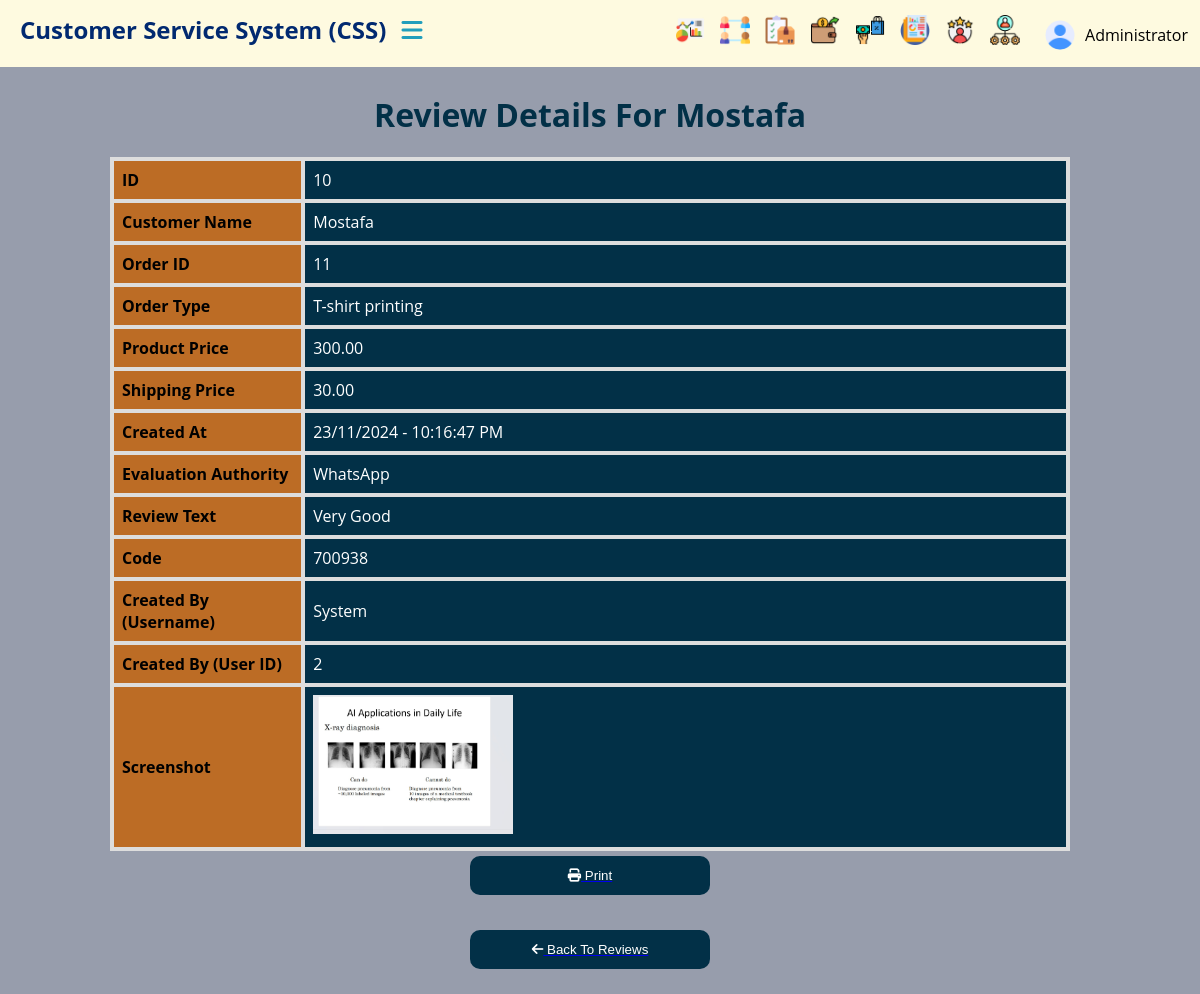
Screenshot of /review/review/10/detail/ (signed in) with the database file from the repository.
### review/models.py (models this page shows, shortened)
class Review(models.Model):
    order = models.ForeignKey(Order, on_delete=models.CASCADE, null=True, blank=True)
    name_customer = models.CharField(max_length=255, null=True, blank=True)
    order_type = models.CharField(max_length=255)
    product_price = models.DecimalField(max_digits=10, decimal_places=2)
    shipping_price = models.DecimalField(max_digits=10, decimal_places=2)
    evaluation_authority = models.CharField(
        max_length=50,
        choices=[
            ('Phone', 'Phone'),
            ('WhatsApp', 'WhatsApp'),
            ('Facebook', 'Facebook'),
            ('Instagram', 'Instagram'),
            ('Other', 'Other'),
        ]
    )
    review_text = models.TextField(null=True, blank=True)
    screenshot = models.ImageField(upload_to='reviews/screenshots/', null=True, blank=True)
    created_at = models.DateTimeField(auto_now_add=True)
    code = models.CharField(max_length=6, unique=True, blank=True)
    created_by = models.ForeignKey(User, on_delete=models.SET_NULL, null=True, blank=True)
    class Meta:
        ordering = ['-created_at']

### review/views.py (the view)
# urls.py: path('review/<int:review_id>/detail/', views.review_detail, name='review_detail'),
@login_required(login_url='login')
def review_detail(request, review_id):
    review = get_object_or_404(Review, id=review_id)
    return render(request, 'pages/review_detail.html', {'review': review})

### templates/pages/review_detail.html (shortened to what this page needs)
{% extends 'base.html' %}
{% load static %}
{% block content %}
<div class="content" id="mainContent">
    <div class="container">
        <h1 style="text-align: center; margin-top:15px; color:#023047;">Review Details For {{ review.name_customer }}</h1>
        <table class="review-table">
            <tr>
                <th>ID</th>
                <td>{{ review.id }}</td>
            </tr>
            <tr>
                <th>Customer Name</th>
                <td>{{ review.name_customer }}</td>
            </tr>
            <tr>
                <th>Order ID</th>
                <td>{{ review.order_id }}</td>
            </tr>
            <tr>
                <th>Order Type</th>
                <td>{{ review.order_type }}</td>
            </tr>
            <tr>
                <th>Product Price</th>
                <td>{{ review.product_price }}</td>
            </tr>
            <tr>
                <th>Shipping Price</th>
                <td>{{ review.shipping_price }}</td>
            </tr>
            <tr>
                <th>Created At</th>
                <td>{{ review.created_at|date:"d/m/Y - h:i:s A" }}</td>
            </tr>
            <tr>
                <th>Evaluation Authority</th>
                <td>{{ review.evaluation_authority }}</td>
            </tr>
            <tr>
                <th>Review Text</th>
                <td>{{ review.review_text }}</td>
            </tr>
            <tr>
                <th>Code</th>
                <td>{{ review.code }}</td>
            </tr>
            <tr>
                <th>Created By (Username)</th>
                <td>{{ review.created_by.username }}</td>
            </tr>
            <tr>
                <th>Created By (User ID)</th>
                <td>{{ review.created_by.id }}</td>
            </tr>
            <tr>
                <th>Screenshot</th>
                <td>
                    {% if review.screenshot %}
                        <img src="{{ review.screenshot.url }}" alt="Screenshot" width="200">
                    {% else %}
                        No screenshot uploaded.
                    {% endif %}
                </td>
            </tr>
        </table>
        <div class="button-container">
            <a href="#" onclick="printExpenseDetails()">
                <button><i class="fa-solid fa-print"></i> Print</button>
            </a>
            <a href="{% url 'reviews' %}">
                <button><i class="fa-solid fa-arrow-left"></i> Back To Reviews</button>
            </a>
        </div>
    </div>
</div>
{% endblock %}

### templates/parts/navbar.html (shortened to what this page needs)
{% load static %}
<header id="header">
    <nav class="navbar">
        <div class="logo-item">
            <a href="{% url 'home' %}" class="logo">Customer Service System  (CSS)</a>
            <div class="topbar">
                <div class="toggle" onclick="toggleSidebar()">
                    <i class="fa-solid fa-bars"></i>
                </div>
            </div>
        </div>
        <div class="link-item">
            <ul class="navbar-nav">
                <li class="header-item">
                    <a href="{% url 'dashboard' %}" class="header-link">
                        <img src="{% static 'Images/Dashboard.png' %}" class="icon" alt="Dashboard">
                    </a>
                </li>
                <li class="header-item">
                    <a href="{% url 'customers' %}" class="header-link">
                        <img src="{% static 'Images/social-network.png' %}" class="icon" alt="Customers">
                    </a>
                </li>
                <li class="header-item">
                    <a href="{% url 'orders'%}" class="header-link">
                        <img src="{% static 'Images/checklist.png' %}" class="icon" alt="Orders">
                    </a>
                </li>
                <li class="header-item">
                    <a href="{% url 'expenses' %}" class="header-link">
                        <img src="{% static 'Images/spending.png' %}" class="icon" alt="Expenses">
                    </a>
                </li>
                <li class="header-item">
                    <a href="{% url 'total_sales' %}" class="header-link">
                        <img src="{% static 'Images/buy.png' %}" class="icon" alt="Sales">
                    </a>
                </li>
                <li class="header-item">
                    <a href="#" class="header-link">
                        <img src="{% static 'Images/report.png' %}" class="icon" alt="Reports">
                    </a>
                </li>
                <li class="header-item">
                    <a href="{%url 'reviews'%}" class="header-link">
                        <img src="{% static 'Images/review.png' %}" class="icon" alt="Review">
                    </a>
                </li>
                {% if request.user.is_staff or is_admin %}
                <li class="header-item">
                    <a href="#" class="header-link">
                        <img src="{% static 'Images/managing.png' %}" class="icon" alt="Account Management">
                    </a>
                </li>
                {% endif %}
                <li class="header-item dropdown">
                    <a href="#" class="dropdown-toggle">
                        {% if user.profile_picture %}
                            <img src="{{ user.profile_picture.url }}" alt="Profile Picture" class="profile-icon">
                        {% else %}
                            <img src="{% static 'Images/user.png' %}" alt="Default Profile Picture" class="profile-icon">
                        {% endif %}
                        {{ user.get_full_name|default:user.username }}
                    </a>
                </li>
            </ul>
        </div>
    </nav>
</header>

### src/static/css/style.css (style rules this page uses)
body, html { margin: 0; padding: 0; box-sizing: border-box; font-family: 'Open Sans', sans-serif; background-color: #979dac; }
#header { background-color: #FEFAE0; width: 100%; height: 37px; position: fixed; top: 0; left: 0; padding: 15px 20px; z-index: 1000; }
.navbar { display: flex; justify-content: space-between; align-items: center; }
.logo-item { width: 60%; display: flex; align-items: center; }
.link-item { width: 31%; }
.logo { color: #012970; font-size: 24px; font-weight: bold; text-decoration: none; }
.topbar { margin-left: 20px; }
.toggle { cursor: pointer; color: #219EBC; font-size: 24px; }
.link-item { display: flex; align-items: center; }
.navbar-nav { display: flex; list-style: none; margin: 0; padding: 0; }
.header-item { margin-left: 15px; }
.header-link { display: flex; align-items: center; text-decoration: none; color: #fff; }
.header-link .icon { width: 30px; height: 30px; }
.header-item.dropdown { position: relative; }
.dropdown-toggle { display: flex; align-items: center; cursor: pointer; text-decoration: none; color: #000000; padding: 5px 10px; border-radius: 5px; }
.profile-icon { width: 30px; height: 30px; border-radius: 50%; margin-right: 10px; }
.content { width: 85%; position: fixed; right: 0; top: 68px; transition: width 0.3s ease; padding: 10px; height: calc(100% - 68px); overflow: auto; }
@media (min-width: 915px) and (max-width: 1366px) { .logo-item { margin-top: -12px; width: 40%; } }
@media (min-width: 915px) and (max-width: 1366px) { .topbar { margin-left: 15px; } }
@media (min-width: 915px) and (max-width: 1366px) { .link-item { width: 40%; margin-right: 80px; } }

### src/static/css/main.css (style rules this page uses)
button { width: 75%; height: 39px; display: block; border: none; cursor: pointer; background-color: #023047; color: #fff; border-radius: 10px; transition: 0.5s; margin: 40px auto 35px; }

### templates/pages/review_detail.html (style rules this page uses)
.review-table { width: 80%; border-collapse: collapse; margin-top: 5px; margin: auto; }
.review-table td { color: #fff; background: #023047; }
.review-table th, .review-table td { border: 4px solid #ddd; padding: 8px; }
.review-table th { background-color: #BC6C25; text-align: left; width: 20%; }
button { width: 20%; margin-top: 5px; }

### rows the page displays
Review: name_customer "Mostafa", id "10", order_id "11", order_type "T-shirt printing", product_price "300.00", shipping_price "30.00", created_at "23/11/2024 - 10:16:47 PM", evaluation_authority "WhatsApp", review_text "Very Good", code "700938", created_by.username "System", created_by.id "2", screenshot (picture)

### other values shown
{{ user.get_full_name|default:user.username }} "Administrator"
